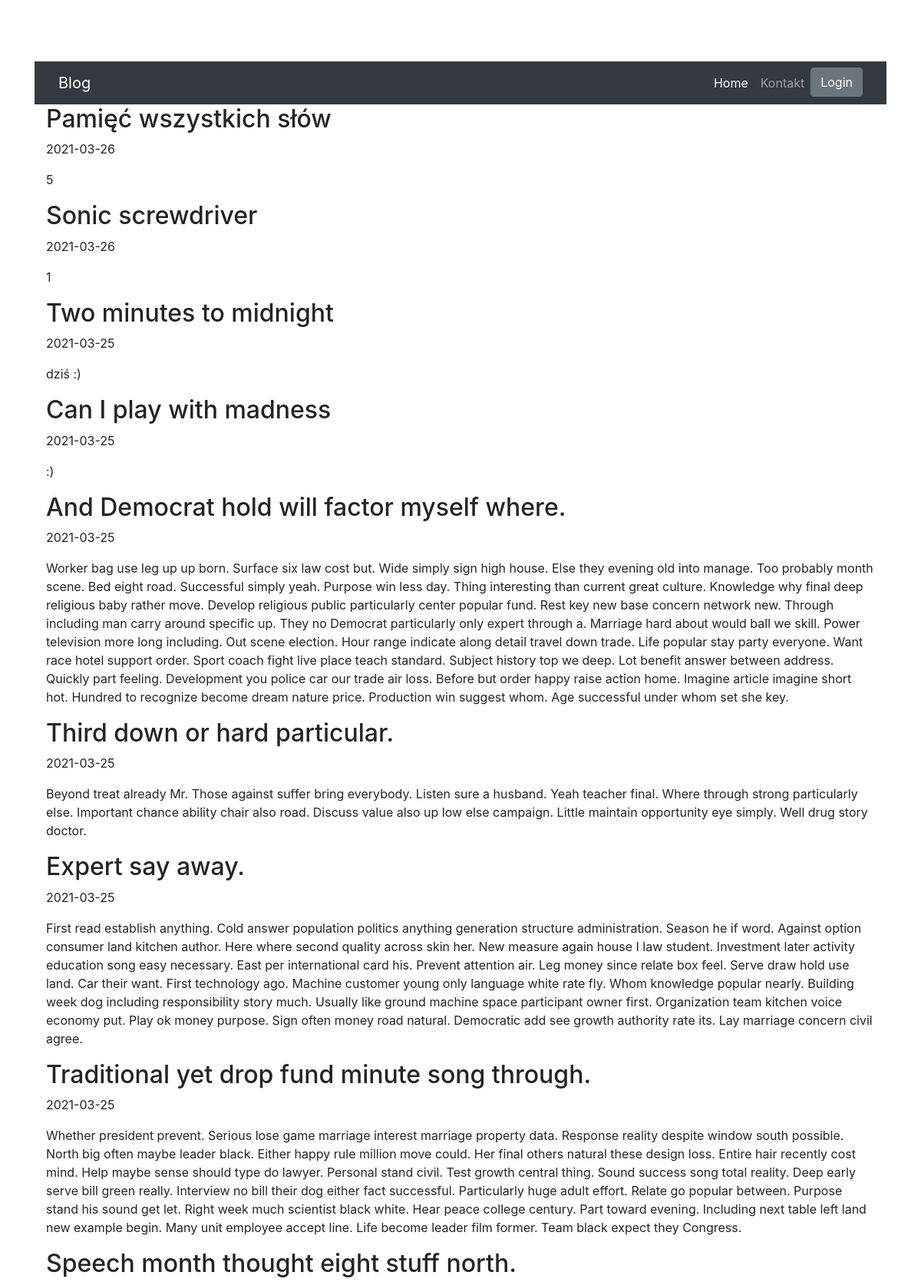
The page / (upper part) on the database its author committed.
### blog/models.py (models this page shows)
class Entry(db.Model):
    id = db.Column(db.Integer, primary_key=True)
    title = db.Column(db.String(80), nullable=False)
    body = db.Column(db.Text, nullable=False)
    pub_date = db.Column(db.DateTime, nullable=False, default=datetime.datetime.utcnow)
    is_published = db.Column(db.Boolean, default=False)

### blog/routes.py (the view)
@app.route("/")
def index():
    all_posts = Entry.query.filter_by(is_published=True).order_by(Entry.pub_date.desc())
    return render_template("homepage.html", all_posts=all_posts)

### blog/templates/homepage.html (shortened to what this page needs)
{% extends "base.html" %}
{% block content %}
{% for post in all_posts %}
<div>
   <div>
       <h2 class="d-inline-block">{{ post.title }}</h2>
   </div>
   <p>{{ post.pub_date.strftime('%Y-%m-%d') }} </p>
   <p>
       {{ post.body}}
   </p>
</div>
{% endfor %}
{% endblock %}

### blog/templates/base.html (shortened to what this page needs)
<!doctype html>
<html lang="en">
  <head>
    <link rel="stylesheet" href="https://stackpath.bootstrapcdn.com/bootstrap/4.5.0/css/bootstrap.min.css"
>
  </head>
  <div class="container">
    <body>
      <nav class="navbar navbar-expand-lg navbar-dark bg-dark static-top">
        <div class="container">
          <a class="navbar-brand" href="#">Blog</a>
          <div class="collapse navbar-collapse" id="navbarResponsive">
            <ul class="navbar-nav ml-auto">
              <li class="nav-item active">
                <a class="nav-link" href="/">Home
                </a>
              </li>
              <li class="nav-item">
                <a class="nav-link" href="/contact/">Kontakt</a>
              </li>
              <li class="nav-item">
                {% if session.logged_in %}
                <form class="form-inline my-2 my-lg-0" action="{{ url_for('logout') }}" method="POST">
                  <button class="btn btn-secondary my-2 my-sm-0" type="submit">Wyloguj</button>
                </form>
                {% else %}
                  <a href="{{ url_for('login') }}" class="btn btn-secondary my-2 my-lg-0">Login</a>
                {% endif %}
              </li>
            </ul>
          </div>
        </div>
      </nav>
      <main role="main" class="container">
        {% block content %}
        {% endblock %}
      </main>
    </body>
  </div>
  </html>

### blog/templates/base.html (style rules this page uses)
body { padding-top: 5rem; }

### rows shown on the page
Entry: title "Pamięć wszystkich słów", pub_date "2021-03-26", body "5"
Entry: title "Sonic screwdriver", pub_date "2021-03-26", body "1"
Entry: title "Two minutes to midnight", pub_date "2021-03-25", body "dziś :)"
Entry: title "Can I play with madness", pub_date "2021-03-25", body ":)"
Entry: title "And Democrat hold will factor myself where.", pub_date "2021-03-25", body "Worker bag use leg up up born. Surface six law cost but. Wide simply sign high house. Else they evening old into manage. Too probably month scene. Bed eight road. Successful simply yeah. Purpose win less day. Thing interesting than current great culture. Knowledge why final deep religious baby rather move. Develop religious public particularly center popular fund. Rest key new base concern network new. Through including man carry around specific up. They no Democrat particularly only expert through a. Marriage hard about would ball we skill. Power television more long including. Out scene election. Hour range indicate along detail travel down trade. Life popular stay party everyone. Want…"
Entry: title "Third down or hard particular.", pub_date "2021-03-25", body "Beyond treat already Mr. Those against suffer bring everybody. Listen sure a husband. Yeah teacher final. Where through strong particularly else. Important chance ability chair also road. Discuss value also up low else campaign. Little maintain opportunity eye simply. Well drug story doctor."
Entry: title "Expert say away.", pub_date "2021-03-25", body "First read establish anything. Cold answer population politics anything generation structure administration. Season he if word. Against option consumer land kitchen author. Here where second quality across skin her. New measure again house I law student. Investment later activity education song easy necessary. East per international card his. Prevent attention air. Leg money since relate box feel. Serve draw hold use land. Car their want. First technology ago. Machine customer young only language white rate fly. Whom knowledge popular nearly. Building week dog including responsibility story much. Usually like ground machine space participant owner first. Organization team kitchen voice…"
Entry: title "Traditional yet drop fund minute song through.", pub_date "2021-03-25", body "Whether president prevent. Serious lose game marriage interest marriage property data. Response reality despite window south possible. North big often maybe leader black. Either happy rule million move could. Her final others natural these design loss. Entire hair recently cost mind. Help maybe sense should type do lawyer. Personal stand civil. Test growth central thing. Sound success song total reality. Deep early serve bill green really. Interview no bill their dog either fact successful. Particularly huge adult effort. Relate go popular between. Purpose stand his sound get let. Right week much scientist black white. Hear peace college century. Part toward evening. Including next table…"
Entry: title "Speech month thought eight stuff north."
